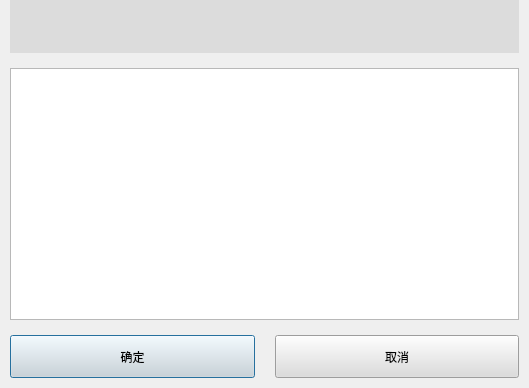
<?xml version="1.0" encoding="UTF-8"?>
<ui version="4.0">
 <class>Dialog</class>
 <widget class="QDialog" name="Dialog">
  <property name="windowModality">
   <enum>Qt::ApplicationModal</enum>
  </property>
  <property name="geometry">
   <rect>
    <x>0</x>
    <y>0</y>
    <width>529</width>
    <height>388</height>
   </rect>
  </property>
  <property name="windowTitle">
   <string>Dialog</string>
  </property>
  <property name="windowIcon">
   <iconset resource="../vb.qrc">
    <normaloff>:/title/images/title.ico</normaloff>:/title/images/title.ico</iconset>
  </property>
  <layout class="QGridLayout" name="gridLayout_2" rowstretch="1,5,1">
   <property name="leftMargin">
    <number>0</number>
   </property>
   <property name="topMargin">
    <number>0</number>
   </property>
   <property name="rightMargin">
    <number>0</number>
   </property>
   <property name="bottomMargin">
    <number>0</number>
   </property>
   <property name="horizontalSpacing">
    <number>0</number>
   </property>
   <property name="verticalSpacing">
    <number>10</number>
   </property>
   <item row="0" column="0">
    <widget class="QWidget" name="widget" native="true">
     <property name="styleSheet">
      <string notr="true"/>
     </property>
     <layout class="QGridLayout" name="gridLayout_4">
      <property name="leftMargin">
       <number>10</number>
      </property>
      <property name="topMargin">
       <number>0</number>
      </property>
      <property name="rightMargin">
       <number>10</number>
      </property>
      <property name="bottomMargin">
       <number>0</number>
      </property>
      <property name="spacing">
       <number>0</number>
      </property>
      <item row="0" column="0">
       <widget class="QWidget" name="widget_4" native="true">
        <property name="styleSheet">
         <string notr="true">font: 16pt &quot;宋体&quot;;
background-color: rgb(220, 220, 220);</string>
        </property>
        <layout class="QGridLayout" name="gridLayout_5" columnstretch="1,3">
         <property name="leftMargin">
          <number>0</number>
         </property>
         <property name="topMargin">
          <number>0</number>
         </property>
         <property name="rightMargin">
          <number>0</number>
         </property>
         <property name="bottomMargin">
          <number>0</number>
         </property>
         <property name="spacing">
          <number>0</number>
         </property>
         <item row="0" column="0">
          <widget class="QLabel" name="label">
           <property name="styleSheet">
            <string notr="true">image: url(:/menu/images/have_menu.png);</string>
           </property>
           <property name="text">
            <string/>
           </property>
          </widget>
         </item>
         <item row="0" column="1">
          <widget class="QLabel" name="title_lis_kuang">
           <property name="styleSheet">
            <string notr="true">font: 16pt &quot;宋体&quot;;
background-color: rgb(220, 220, 220);</string>
           </property>
           <property name="text">
            <string/>
           </property>
          </widget>
         </item>
        </layout>
       </widget>
      </item>
     </layout>
    </widget>
   </item>
   <item row="2" column="0">
    <widget class="QWidget" name="widget_3" native="true">
     <property name="styleSheet">
      <string notr="true"/>
     </property>
     <layout class="QGridLayout" name="gridLayout">
      <property name="leftMargin">
       <number>10</number>
      </property>
      <property name="topMargin">
       <number>0</number>
      </property>
      <property name="rightMargin">
       <number>10</number>
      </property>
      <property name="bottomMargin">
       <number>10</number>
      </property>
      <property name="horizontalSpacing">
       <number>20</number>
      </property>
      <property name="verticalSpacing">
       <number>0</number>
      </property>
      <item row="0" column="0">
       <widget class="QPushButton" name="ok_btn_LisKuangDialog">
        <property name="sizePolicy">
         <sizepolicy hsizetype="Preferred" vsizetype="Preferred">
          <horstretch>0</horstretch>
          <verstretch>0</verstretch>
         </sizepolicy>
        </property>
        <property name="styleSheet">
         <string notr="true">


QPushButton{
	font: 16pt &quot;宋体&quot;;
color: rgb(0, 0, 0);
background-color: rgb(220, 220, 220);

}
QPushButton:hover{
	font: 16pt &quot;宋体&quot;;
	color: rgb(0, 0, 0);
	background-color: rgb(173, 173, 173);
}</string>
        </property>
        <property name="text">
         <string>确定</string>
        </property>
       </widget>
      </item>
      <item row="0" column="1">
       <widget class="QPushButton" name="cancel_btn_LisKuangDialog">
        <property name="sizePolicy">
         <sizepolicy hsizetype="Preferred" vsizetype="Preferred">
          <horstretch>0</horstretch>
          <verstretch>0</verstretch>
         </sizepolicy>
        </property>
        <property name="styleSheet">
         <string notr="true">


QPushButton{
	font: 16pt &quot;宋体&quot;;
color: rgb(0, 0, 0);
background-color: rgb(220, 220, 220);

}
QPushButton:hover{
	font: 16pt &quot;宋体&quot;;
	color: rgb(0, 0, 0);
	background-color: rgb(173, 173, 173);
}</string>
        </property>
        <property name="text">
         <string>取消</string>
        </property>
       </widget>
      </item>
     </layout>
    </widget>
   </item>
   <item row="1" column="0">
    <widget class="QWidget" name="widget_2" native="true">
     <property name="styleSheet">
      <string notr="true"/>
     </property>
     <layout class="QGridLayout" name="gridLayout_3">
      <property name="leftMargin">
       <number>10</number>
      </property>
      <property name="topMargin">
       <number>5</number>
      </property>
      <property name="rightMargin">
       <number>10</number>
      </property>
      <property name="bottomMargin">
       <number>5</number>
      </property>
      <property name="spacing">
       <number>0</number>
      </property>
      <item row="0" column="0">
       <widget class="QListWidget" name="listWidget">
        <property name="styleSheet">
         <string notr="true">	font: 12pt &quot;宋体&quot;;;</string>
        </property>
       </widget>
      </item>
     </layout>
    </widget>
   </item>
  </layout>
 </widget>
 <resources>
  <include location="../vb.qrc"/>
 </resources>
 <connections>
  <connection>
   <sender>listWidget</sender>
   <signal>itemClicked(QListWidgetItem*)</signal>
   <receiver>Dialog</receiver>
   <slot>clickitem_to_confirm_btn()</slot>
   <hints>
    <hint type="sourcelabel">
     <x>61</x>
     <y>203</y>
    </hint>
    <hint type="destinationlabel">
     <x>-141</x>
     <y>195</y>
    </hint>
   </hints>
  </connection>
  <connection>
   <sender>ok_btn_LisKuangDialog</sender>
   <signal>clicked()</signal>
   <receiver>Dialog</receiver>
   <slot>ok_LisKuangDialog()</slot>
   <hints>
    <hint type="sourcelabel">
     <x>455</x>
     <y>150</y>
    </hint>
    <hint type="destinationlabel">
     <x>641</x>
     <y>152</y>
    </hint>
   </hints>
  </connection>
  <connection>
   <sender>cancel_btn_LisKuangDialog</sender>
   <signal>clicked()</signal>
   <receiver>Dialog</receiver>
   <slot>accept()</slot>
   <hints>
    <hint type="sourcelabel">
     <x>471</x>
     <y>300</y>
    </hint>
    <hint type="destinationlabel">
     <x>593</x>
     <y>300</y>
    </hint>
   </hints>
  </connection>
 </connections>
 <slots>
  <slot>clickitem_to_confirm_btn()</slot>
  <slot>ok_EditHistoryDialog()</slot>
  <slot>cancel_EditHistoryDialog()</slot>
  <slot>goback_EditHistoryDialog()</slot>
  <slot>ok_LisKuangDialog()</slot>
  <slot>cancel_LisKuangDialog()</slot>
  <slot>goback_LisKuangDialog()</slot>
 </slots>
</ui>
